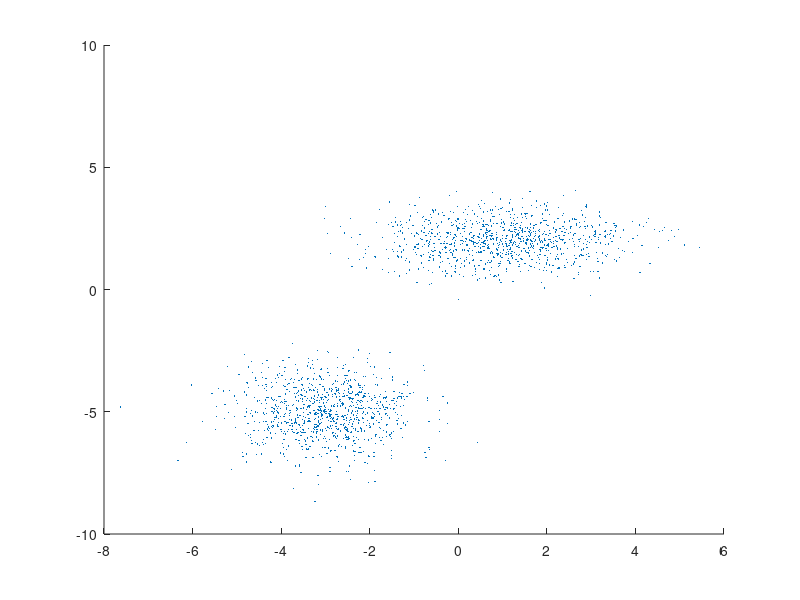

MATLAB code to generate this figure: (Note: this script raises an error after producing the figure.)
%% create dataset

MU1 = [1 2];
SIGMA1 = [2 0; 0 .5];
MU2 = [-3 -5];
SIGMA2 = [1 0; 0 1];
X = [mvnrnd(MU1,SIGMA1,1000);mvnrnd(MU2,SIGMA2,1000)];

scatter(X(:,1),X(:,2),10,'.')
hold on

%% run k-means
[memberships,centers,~,dists] = kmeans(X,2);

%% run gmm
options = statset('Display','final');
obj = gmdistribution.fit(X,2,'Options',options);
